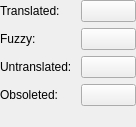
<?xml version="1.0" encoding="UTF-8"?>
<ui version="4.0">
 <class>PoCreatorForm</class>
 <widget class="QWidget" name="PoCreatorForm">
  <property name="geometry">
   <rect>
    <x>0</x>
    <y>0</y>
    <width>136</width>
    <height>127</height>
   </rect>
  </property>
  <layout class="QFormLayout">
   <property name="margin">
    <number>0</number>
   </property>
   <item row="0" column="0">
    <widget class="QLabel" name="label">
     <property name="text">
      <string>Translated: </string>
     </property>
    </widget>
   </item>
   <item row="0" column="1">
    <widget class="KColorButton" name="translatedButton"/>
   </item>
   <item row="1" column="0">
    <widget class="QLabel" name="label_2">
     <property name="text">
      <string>Fuzzy: </string>
     </property>
    </widget>
   </item>
   <item row="1" column="1">
    <widget class="KColorButton" name="fuzzyButton"/>
   </item>
   <item row="2" column="0">
    <widget class="QLabel" name="label_3">
     <property name="text">
      <string>Untranslated: </string>
     </property>
    </widget>
   </item>
   <item row="2" column="1">
    <widget class="KColorButton" name="untranslatedButton"/>
   </item>
   <item row="3" column="0">
    <widget class="QLabel" name="label_4">
     <property name="text">
      <string>Obsoleted: </string>
     </property>
    </widget>
   </item>
   <item row="3" column="1">
    <widget class="KColorButton" name="obsoletedButton"/>
   </item>
  </layout>
 </widget>
 <customwidgets>
  <customwidget>
   <class>KColorButton</class>
   <extends>QPushButton</extends>
   <header>kcolorbutton.h</header>
  </customwidget>
 </customwidgets>
 <resources/>
 <connections/>
</ui>
